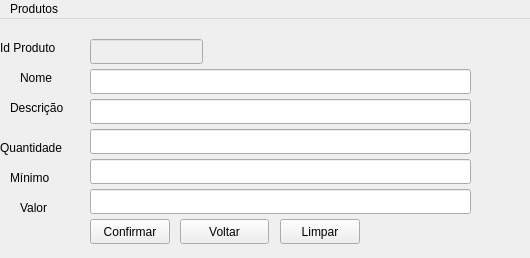
<?xml version="1.0" encoding="UTF-8"?>
<ui version="4.0">
 <class>editaProdutos</class>
 <widget class="QMainWindow" name="editaProdutos">
  <property name="geometry">
   <rect>
    <x>0</x>
    <y>0</y>
    <width>530</width>
    <height>258</height>
   </rect>
  </property>
  <property name="windowTitle">
   <string>Edição de Produtos</string>
  </property>
  <widget class="QWidget" name="centralwidget">
   <widget class="QLineEdit" name="lineNome">
    <property name="geometry">
     <rect>
      <x>90</x>
      <y>50</y>
      <width>381</width>
      <height>25</height>
     </rect>
    </property>
   </widget>
   <widget class="QLabel" name="label">
    <property name="geometry">
     <rect>
      <x>20</x>
      <y>50</y>
      <width>42</width>
      <height>17</height>
     </rect>
    </property>
    <property name="text">
     <string>Nome</string>
    </property>
   </widget>
   <widget class="QLabel" name="label_2">
    <property name="geometry">
     <rect>
      <x>10</x>
      <y>80</y>
      <width>66</width>
      <height>17</height>
     </rect>
    </property>
    <property name="text">
     <string>Descrição</string>
    </property>
   </widget>
   <widget class="QLabel" name="label_3">
    <property name="geometry">
     <rect>
      <x>0</x>
      <y>120</y>
      <width>81</width>
      <height>17</height>
     </rect>
    </property>
    <property name="text">
     <string>Quantidade</string>
    </property>
   </widget>
   <widget class="QLabel" name="label_4">
    <property name="geometry">
     <rect>
      <x>10</x>
      <y>150</y>
      <width>51</width>
      <height>17</height>
     </rect>
    </property>
    <property name="text">
     <string>Mínimo</string>
    </property>
   </widget>
   <widget class="QLabel" name="label_5">
    <property name="geometry">
     <rect>
      <x>20</x>
      <y>180</y>
      <width>36</width>
      <height>17</height>
     </rect>
    </property>
    <property name="text">
     <string>Valor</string>
    </property>
   </widget>
   <widget class="QLineEdit" name="lineDescricao">
    <property name="geometry">
     <rect>
      <x>90</x>
      <y>80</y>
      <width>381</width>
      <height>25</height>
     </rect>
    </property>
   </widget>
   <widget class="QLineEdit" name="lineQtd">
    <property name="geometry">
     <rect>
      <x>90</x>
      <y>110</y>
      <width>381</width>
      <height>25</height>
     </rect>
    </property>
   </widget>
   <widget class="QLineEdit" name="lineQtdMin">
    <property name="geometry">
     <rect>
      <x>90</x>
      <y>140</y>
      <width>381</width>
      <height>25</height>
     </rect>
    </property>
   </widget>
   <widget class="QLineEdit" name="lineValor">
    <property name="geometry">
     <rect>
      <x>90</x>
      <y>170</y>
      <width>381</width>
      <height>25</height>
     </rect>
    </property>
   </widget>
   <widget class="QPushButton" name="btnLimpar">
    <property name="geometry">
     <rect>
      <x>280</x>
      <y>200</y>
      <width>80</width>
      <height>25</height>
     </rect>
    </property>
    <property name="text">
     <string>Limpar</string>
    </property>
   </widget>
   <widget class="QPushButton" name="btnConfirmar">
    <property name="geometry">
     <rect>
      <x>90</x>
      <y>200</y>
      <width>80</width>
      <height>25</height>
     </rect>
    </property>
    <property name="text">
     <string>Confirmar</string>
    </property>
   </widget>
   <widget class="QPushButton" name="btnVoltar">
    <property name="geometry">
     <rect>
      <x>180</x>
      <y>200</y>
      <width>89</width>
      <height>25</height>
     </rect>
    </property>
    <property name="text">
     <string>Voltar</string>
    </property>
   </widget>
   <widget class="QLabel" name="label_6">
    <property name="geometry">
     <rect>
      <x>0</x>
      <y>20</y>
      <width>81</width>
      <height>17</height>
     </rect>
    </property>
    <property name="text">
     <string>Id Produto</string>
    </property>
   </widget>
   <widget class="QLineEdit" name="lineEdit">
    <property name="enabled">
     <bool>false</bool>
    </property>
    <property name="geometry">
     <rect>
      <x>90</x>
      <y>20</y>
      <width>113</width>
      <height>25</height>
     </rect>
    </property>
   </widget>
  </widget>
  <widget class="QMenuBar" name="menubar">
   <property name="geometry">
    <rect>
     <x>0</x>
     <y>0</y>
     <width>530</width>
     <height>22</height>
    </rect>
   </property>
   <widget class="QMenu" name="menuProdutos">
    <property name="title">
     <string>Produtos</string>
    </property>
    <addaction name="actionConsultar"/>
    <addaction name="actionSair"/>
   </widget>
   <addaction name="menuProdutos"/>
  </widget>
  <action name="actionCadastrar">
   <property name="text">
    <string>Cadastrar</string>
   </property>
  </action>
  <action name="actionSair">
   <property name="text">
    <string>Sair</string>
   </property>
  </action>
  <action name="actionConsultar">
   <property name="text">
    <string>Consultar</string>
   </property>
  </action>
 </widget>
 <resources/>
 <connections/>
</ui>
